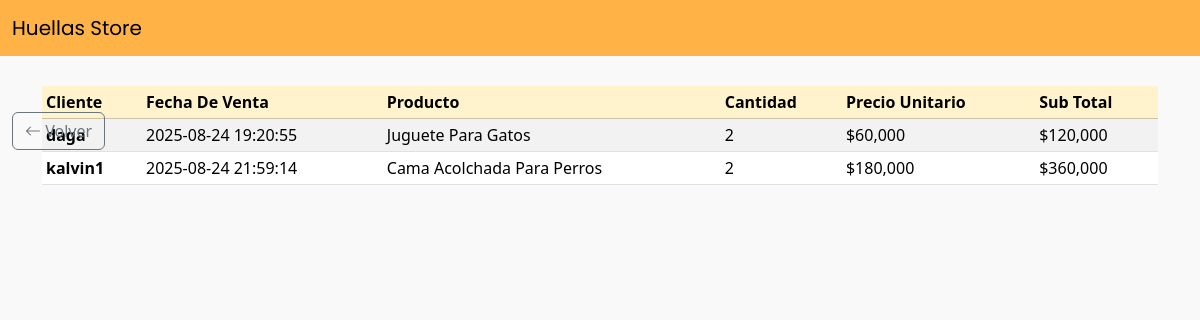
The app's page /model/vendedor/registro_ventas.php?doc=1115943678 (signed in) with its own data.
### tables this page shows
CREATE TABLE `detalle_venta_art` (
  `id_detalle` int(12) NOT NULL,
  `cantidad` int(10) NOT NULL,
  `sub_total` decimal(10,2) NOT NULL,
  `id_venta` int(12) NOT NULL,
  `id_articulo` int(12) NOT NULL
);

CREATE TABLE `user` (
  `id_documento` int(12) NOT NULL,
  `nombre` text NOT NULL,
  `telefono` varchar(15) NOT NULL,
  `email` varchar(100) NOT NULL,
  `contrasena` varchar(500) NOT NULL,
  `user` varchar(50) NOT NULL,
  `id_tipo_user` int(12) NOT NULL
);

CREATE TABLE `venta` (
  `id_venta` int(12) NOT NULL,
  `fecha_venta` datetime NOT NULL,
  `id_documento` int(12) NOT NULL
);

CREATE TABLE `articulo` (
  `id_articulo` int(12) NOT NULL,
  `nombre_art` varchar(100) NOT NULL,
  `precio` decimal(10,2) NOT NULL,
  `descripcion` text NOT NULL,
  `imagen` varchar(255) NOT NULL,
  `id_tipo_articulo` int(12) NOT NULL,
  `id_documento` int(12) NOT NULL
);

### model/vendedor/registro_ventas.php (the view, shortened to what this page needs)
<?php
    $db = new Database;
    $con = $db ->conectar();
    $sql = $con->prepare(" SELECT venta.id_venta, venta.fecha_venta, user.user AS user, detalle_venta_art.id_detalle, detalle_venta_art.cantidad, articulo.precio, articulo.nombre_art, detalle_venta_art.sub_total, articulo.id_articulo FROM detalle_venta_art
    INNER JOIN venta ON detalle_venta_art.id_venta = venta.id_venta
    INNER JOIN articulo ON detalle_venta_art.id_articulo = articulo.id_articulo
    INNER JOIN user ON venta.id_documento = user.id_documento
    WHERE articulo.id_documento = '" . $_GET['doc'] . "'");
    $sql->execute();
    $articulos = $sql->fetchAll(PDO::FETCH_ASSOC);
?>
<!DOCTYPE html>
<html>
<head>
    <link rel="stylesheet" href="../../css/style.css">
    <link href="https://cdn.jsdelivr.net/npm/bootstrap@5.3.7/dist/css/bootstrap.min.css" rel="stylesheet">
    <link rel="stylesheet" href="https://cdn.jsdelivr.net/npm/bootstrap-icons@1.11.3/font/bootstrap-icons.min.css">
</head>
<body>
    <body class="entero">
    <header>
        <nav class="navbar custom-header">
            <div class="container-fluid">
                <a class="navbar-brand" href="../../index.php">Huellas Store</a>
            </div>
        </nav>
    </header>
    <div class="container">
        <div class="row">
            <div class="col">
                <table class="table table-striped tablas table-hover table-sm table-striped">
                    <thead class="table-warning">
                        <tr>
                            <th>Cliente</th>
                            <th>Fecha De Venta</th>
                            <th>Producto</th>
                            <th>Cantidad</th>
                            <th>Precio Unitario</th>
                            <th>Sub Total</th>
                        </tr>
                    </thead>
                    <tbody>
                        <?php foreach ($articulos as $fila): ?>
                        <tr>
                            <td><strong><?php echo $fila['user']; ?></strong></td>
                            <td><?php echo $fila['fecha_venta']; ?></td>
                            <td><?php echo $fila['nombre_art']; ?></td>
                            <td><?php echo $fila['cantidad']; ?></td>
                            <td><?php echo "$" . number_format($fila['precio'], 0, ',', ','); ?></td>
                            <td><?php echo "$" . number_format($fila['sub_total'], 0, ',', ','); ?></td>
                        <?php endforeach; ?>
                    </tbody>
                </table>
            </div>
        </div>
    </div>
    <button class="btn btn-outline-secondary btn-back6" onclick="window.history.back()">
        <i class="bi bi-arrow-left"></i> Volver
    </button>
</body>
</html>

### css/style.css (style rules this page uses)
.entero { background-color: #f9f9f9; }
.custom-header { background-color: #ffb347 !important; }
.navbar-brand { font-family: 'Poppins', sans-serif; }
.tablas { margin-top: 30px !important; }
.btn-back6 { margin-left: 1% !important; margin-top: -14% !important; }

### records on screen
detalle_venta_art: user.user "daga", id_venta.fecha_venta "2025-08-24 19:20:55", id_articulo.nombre_art "Juguete Para Gatos", cantidad "2", id_articulo.precio "60,000", sub_total "120,000"
detalle_venta_art: user.user "kalvin1", id_venta.fecha_venta "2025-08-24 21:59:14", id_articulo.nombre_art "Cama Acolchada Para Perros", cantidad "2", id_articulo.precio "180,000", sub_total "360,000"
